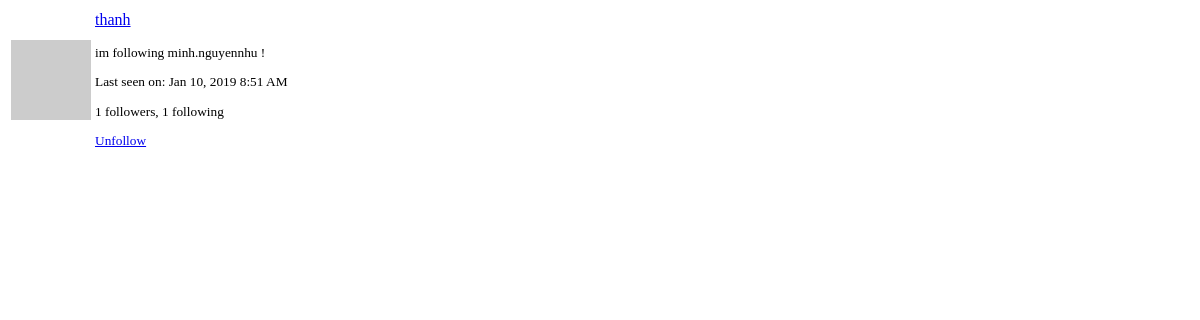
/user/thanh/popup (signed in), run on an earlier commit of the app's database.
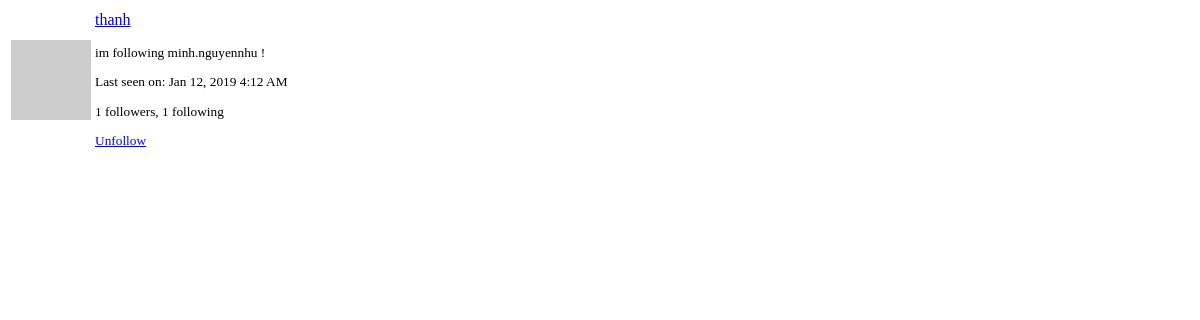
And on a later commit of the database.
### app/models.py (models this page shows, shortened)
class User(UserMixin, db.Model):
    id = db.Column(db.Integer, primary_key=True)
    username = db.Column(db.String(64), index=True, unique=True)
    email = db.Column(db.String(120), index=True, unique=True)
    about_me = db.Column(db.String(140))
    last_seen = db.Column(db.DateTime, default=datetime.utcnow)
    password_hash = db.Column(db.String(128))
    posts = db.relationship('Post', backref='author', lazy='dynamic')
    followed = db.relationship(
        'User', secondary=followers,
        primaryjoin=(followers.c.follower_id == id),
        secondaryjoin=(followers.c.followed_id == id),
        backref=db.backref('followers', lazy='dynamic'), lazy='dynamic'
    )
    notifications = db.relationship(
        'Notification',
        backref='user', lazy='dynamic'
    )
    messages_sent = db.relationship(
        'Message',
        foreign_keys='Message.sender_id',
        backref='author', lazy='dynamic'
    )
    messages_received = db.relationship(
        'Message',
        foreign_keys='Message.recipient_id',
        backref='recipient', lazy='dynamic'
    )
    last_message_read_time = db.Column(db.DateTime)
    def avatar(self, size):
        digest = md5(self.email.lower().encode('utf-8')).hexdigest()
        return 'https://www.gravatar.com/avatar/{}?d=identicon&s={}'.format(digest, size)
    def is_following(self, user):
        return self.followed.filter(followers.c.followed_id == user.id).count() > 0

### app/main/routes.py (the view)
@bp.route('/user/<username>/popup')
@login_required
def user_popup(username):
    user = User.query.filter_by(username=username).first_or_404()
    return render_template('user_popup.html', user=user)

### app/main/routes.py (called while the page is built)
@bp.before_app_request
def before_request():
    if current_user.is_authenticated:
        current_user.last_seen = datetime.utcnow()
        db.session.commit()
        g.search_form = SearchForm()
    g.locale = str(get_locale())

### app/models.py (called while the page is built)
@login.user_loader
def load_user(id):
    return User.query.get(int(id))

    @classmethod
    def before_commit(cls, session):
        session._changes = {
            'add': list(session.new),
            'update': list(session.dirty),
            'delete': list(session.deleted)
        }

    @classmethod
    def after_commit(cls, session):
        for obj in session._changes['add']:
            if isinstance(obj, SearchableMixin):
                add_to_index(obj.__tablename__, obj)
        for obj in session._changes['update']:
            if isinstance(obj, SearchableMixin):
                add_to_index(obj.__tablename__, obj)
        for obj in session._changes['delete']:
            if isinstance(obj, SearchableMixin):
                remove_from_index(obj.__tablename__, obj)
        session._changes = None

### app/templates/user_popup.html
<table class="table">
    <tr>
        <td width="64" style="border: 0px;">
            <a href="{{ url_for('main.user', username=user.username) }}">
                <img src="{{ user.avatar(64) }}">
            </a>
        </td>
        <td style="border: 0px;">
            <p>
                <a href="{{ url_for('main.user', username=user.username) }}">
                    {{ user.username }}
                </a>
            </p>
            <small>
                {% if user.about_me %}<p>{{ user.about_me }}</p>{% endif %}
                {% if user.last_seen %}
                <p>{{ _('Last seen on') }}:
                   {{ moment(user.last_seen).format('lll') }}</p>
                {% endif %}
                <p>{{ _('%(count)d followers', count=user.followers.count()) }},
                   {{ _('%(count)d following', count=user.followed.count()) }}</p>
                {% if user != current_user %}
                    {% if not current_user.is_following(user) %}
                    <a href="{{ url_for('main.follow', username=user.username) }}">
                        {{ _('Follow') }}
                    </a>
                    {% else %}
                    <a href="{{ url_for('main.unfollow', username=user.username) }}">
                        {{ _('Unfollow') }}
                    </a>
                    {% endif %}
                {% endif %}
            </small>
        </td>
    </tr>
</table>

What changed in the data, as far as the page shows it:
changed User "thanh": last_seen "Jan 10, 2019 8:51 AM" → "Jan 12, 2019 4:12 AM"
